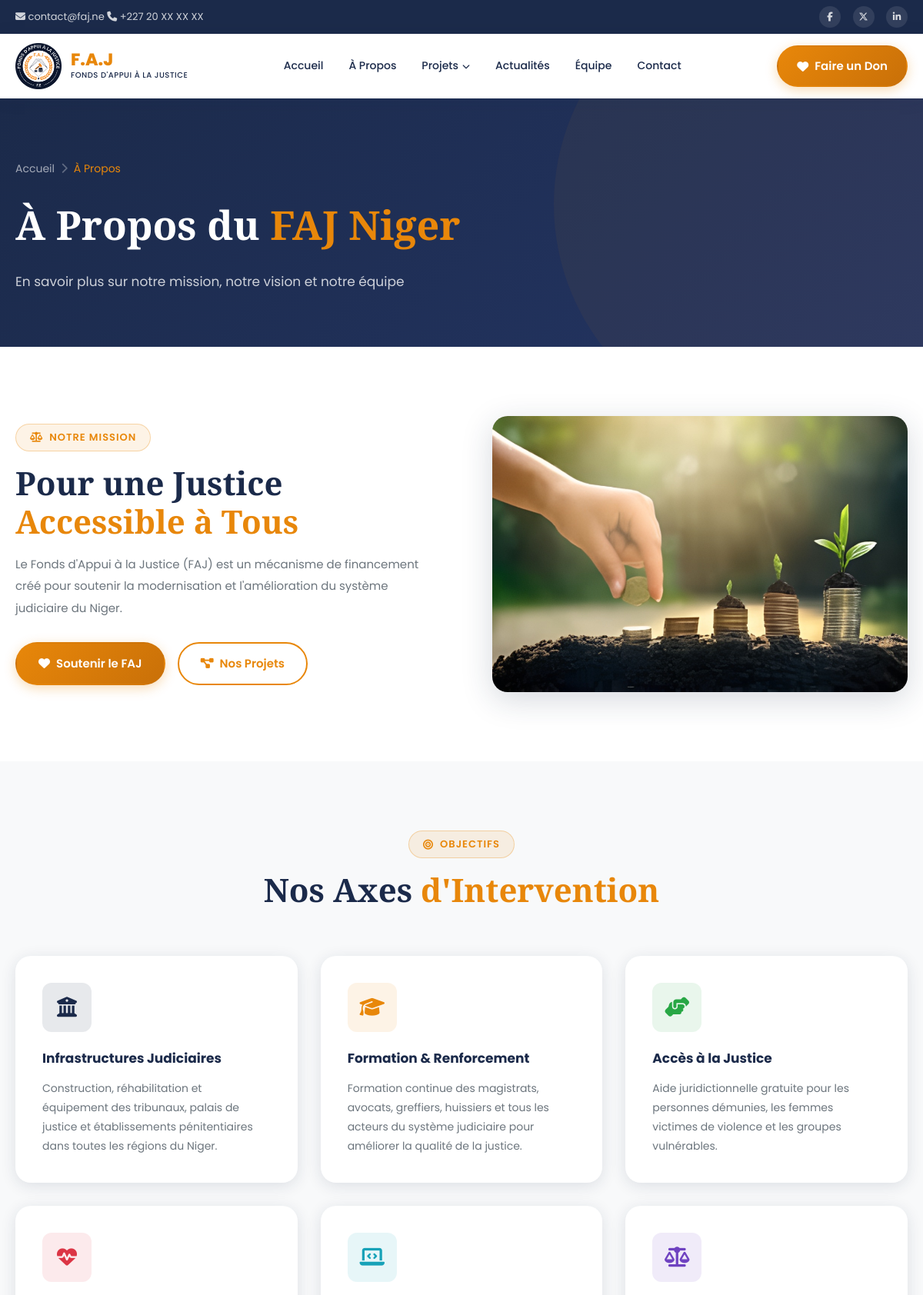
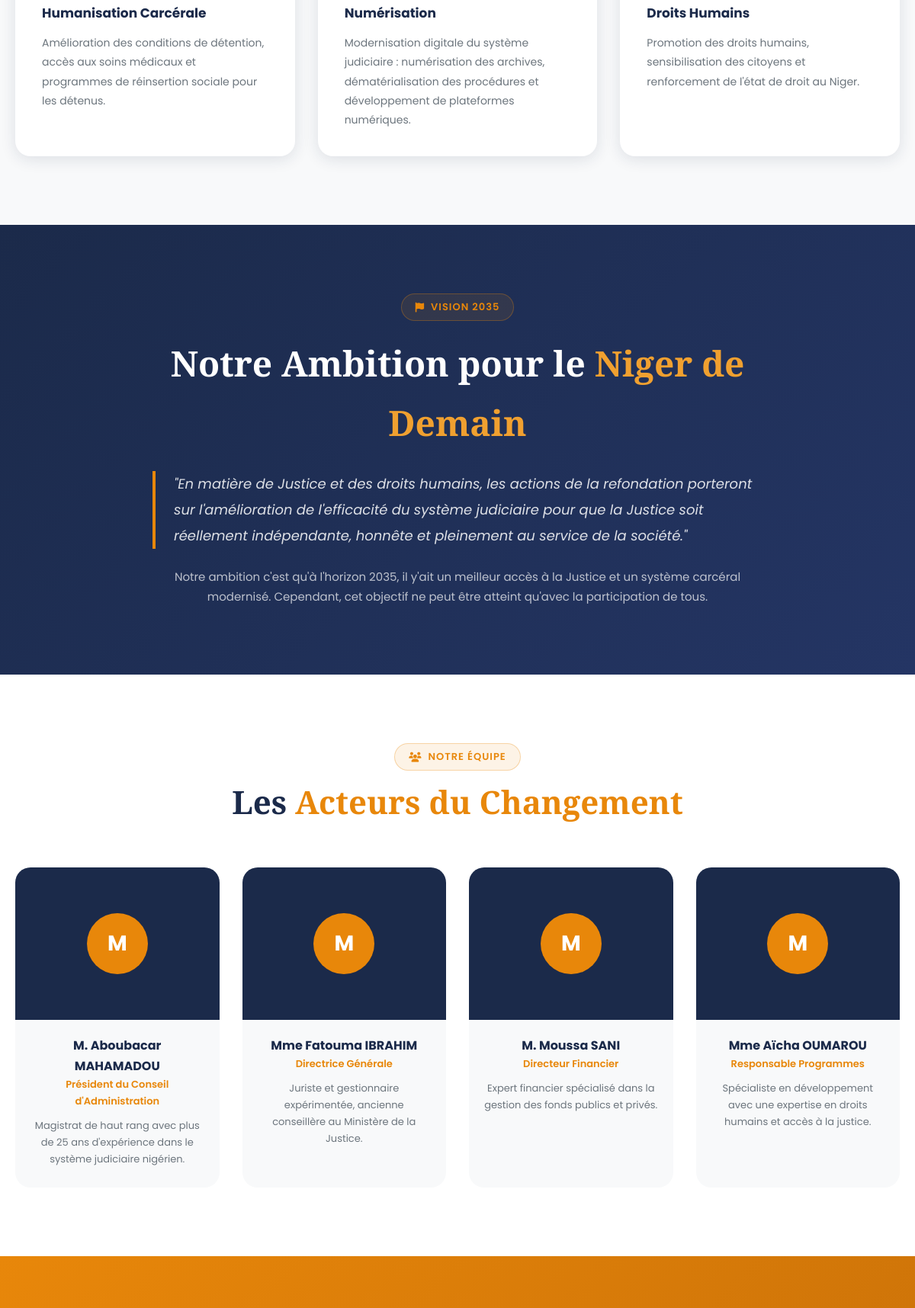
Page /pages/a-propos.php (upper part) on the committed database (2 pictures, top to bottom).
### tables this page shows
CREATE TABLE IF NOT EXISTS `equipe` (
  `id` INT AUTO_INCREMENT PRIMARY KEY,
  `nom` VARCHAR(150) NOT NULL,
  `poste` VARCHAR(150) NOT NULL,
  `biographie` TEXT DEFAULT NULL,
  `photo` VARCHAR(255) DEFAULT NULL,
  `email` VARCHAR(150) DEFAULT NULL,
  `linkedin` VARCHAR(255) DEFAULT NULL,
  `ordre` INT DEFAULT 0,
  `actif` TINYINT(1) DEFAULT 1,
  `created_at` DATETIME DEFAULT CURRENT_TIMESTAMP
);

### includes/config.php (called while the page is built, shortened)
<?php
function getDB(): PDO {
    static $pdo = null;
    if ($pdo !== null) return $pdo;
    try {
        $dsn = "mysql:host=" . DB_HOST . ";dbname=" . DB_NAME . ";charset=" . DB_CHARSET;
        $options = [
            PDO::ATTR_ERRMODE            => PDO::ERRMODE_EXCEPTION,
            PDO::ATTR_DEFAULT_FETCH_MODE => PDO::FETCH_ASSOC,
            PDO::ATTR_EMULATE_PREPARES   => false,
        ];
        $pdo = new PDO($dsn, DB_USER, DB_PASS, $options);
        return $pdo;
    } catch (PDOException $e) {
    }
}
function sanitize(mixed $input): string {
    return htmlspecialchars(strip_tags(trim((string)$input)), ENT_QUOTES | ENT_HTML5, 'UTF-8');
}
function getSiteParam(string $cle, string $default = ''): string {
    static $cache = [];
    if (isset($cache[$cle])) return $cache[$cle];
    try {
        $pdo  = getDB();
        $stmt = $pdo->prepare("SELECT valeur FROM parametres WHERE cle = ?");
        $stmt->execute([$cle]);
        $r = $stmt->fetch();
        $cache[$cle] = $r ? (string)$r['valeur'] : $default;
    } catch (Exception $e) {
        $cache[$cle] = $default;
    }
    return $cache[$cle];
}
?>

### pages/a-propos.php (the view, shortened to what this page needs)
<?php
require_once '../includes/config.php';
try {
    $pdo = getDB();
    $equipe = $pdo->query("SELECT * FROM equipe WHERE actif=1 ORDER BY ordre ASC")->fetchAll();
} catch (Exception $e) {
    $equipe = [];
}
require_once '../includes/header.php';
?>
<div class="page-hero">
    <div class="container page-hero-content">
        <div class="breadcrumb">
            <a href="<?= SITE_URL ?>/">Accueil</a>
            <span class="separator"><i class="fas fa-chevron-right"></i></span>
            <span class="current">À Propos</span>
        </div>
        <h1>À Propos du <span style="color:var(--secondary)">FAJ Niger</span></h1>
        <p>En savoir plus sur notre mission, notre vision et notre équipe</p>
    </div>
</div>
<section style="background:white; padding:90px 0;">
    <div class="container">
        <div style="display:grid; grid-template-columns:1fr 1fr; gap:80px; align-items:center;">
            <div data-aos="fade-right">
                <span class="section-tag"><i class="fas fa-balance-scale"></i> Notre Mission</span>
                <h2 class="section-title">Pour une Justice <span>Accessible à Tous</span></h2>
                <div style="color:var(--gray); line-height:1.9; font-size:15px;">
                    <?= getSiteParam('a_propos_texte', '
                    <p>Le <strong>Fonds d\'Appui à la Justice (FAJ)</strong> est un mécanisme de financement innovant créé pour soutenir la modernisation et l\'amélioration du système judiciaire du Niger.</p>
                    <p>Notre mission est de mobiliser des ressources financières auprès de la société civile, des entreprises et des partenaires internationaux pour financer des projets structurants dans le domaine de la justice.</p>
                    <p>La Justice est rendue au nom du peuple. Le peuple doit contribuer à sa modernisation. À l\'unisson, nous pouvons relever tous les défis à travers nos contributions !</p>
                    ') ?>
                </div>
                <div style="display:flex; gap:16px; margin-top:30px;">
                    <a href="<?= SITE_URL ?>/don" class="btn btn-primary">
                        <i class="fas fa-heart"></i> Soutenir le FAJ
                    </a>
                    <a href="<?= SITE_URL ?>/projets" class="btn btn-outline-primary">
                        <i class="fas fa-project-diagram"></i> Nos Projets
                    </a>
                </div>
            </div>
            <div data-aos="fade-left">
                <img src="<?= SITE_URL ?>/assets/images/hero-croissance.jpg" alt="À propos FAJ"
                     style="border-radius:var(--radius-lg); box-shadow:var(--shadow-lg); width:100%;">
            </div>
        </div>
    </div>
</section>
<section style="background:var(--light); padding:90px 0;">
    <div class="container">
        <div class="section-header centered" data-aos="fade-up">
            <span class="section-tag"><i class="fas fa-bullseye"></i> Objectifs</span>
            <h2 class="section-title">Nos Axes <span>d'Intervention</span></h2>
        </div>
        <div style="display:grid; grid-template-columns:repeat(3,1fr); gap:30px;">
            <?php
            $axes = [
                ['icon'=>'fas fa-building-columns','titre'=>'Infrastructures Judiciaires','desc'=>'Construction, réhabilitation et équipement des tribunaux, palais de justice et établissements pénitentiaires dans toutes les régions du Niger.','color'=>'#1B2A4A'],
                ['icon'=>'fas fa-graduation-cap','titre'=>'Formation & Renforcement','desc'=>'Formation continue des magistrats, avocats, greffiers, huissiers et tous les acteurs du système judiciaire pour améliorer la qualité de la justice.','color'=>'#E8870A'],
                ['icon'=>'fas fa-hands-helping','titre'=>'Accès à la Justice','desc'=>'Aide juridictionnelle gratuite pour les personnes démunies, les femmes victimes de violence et les groupes vulnérables.','color'=>'#28a745'],
                ['icon'=>'fas fa-heart-pulse','titre'=>'Humanisation Carcérale','desc'=>'Amélioration des conditions de détention, accès aux soins médicaux et programmes de réinsertion sociale pour les détenus.','color'=>'#dc3545'],
                ['icon'=>'fas fa-laptop-code','titre'=>'Numérisation','desc'=>'Modernisation digitale du système judiciaire : numérisation des archives, dématérialisation des procédures et développement de plateformes numériques.','color'=>'#17a2b8'],
                ['icon'=>'fas fa-scale-balanced','titre'=>'Droits Humains','desc'=>'Promotion des droits humains, sensibilisation des citoyens et renforcement de l\'état de droit au Niger.','color'=>'#6f42c1'],
            ];
            foreach ($axes as $i => $axe):
            ?>
            <div style="background:white; border-radius:var(--radius-lg); padding:35px; box-shadow:var(--shadow); transition:var(--transition);"
                 data-aos="fade-up" data-aos-delay="<?= $i * 80 ?>"
                 onmouseover="this.style.transform='translateY(-8px)'; this.style.boxShadow='var(--shadow-lg)'"
                 onmouseout="this.style.transform=''; this.style.boxShadow='var(--shadow)'">
                <div style="width:64px; height:64px; background:<?= $axe['color'] ?>1a; border-radius:var(--radius); display:flex; align-items:center; justify-content:center; margin-bottom:20px;">
                    <i class="<?= $axe['icon'] ?>" style="font-size:26px; color:<?= $axe['color'] ?>;"></i>
                </div>
                <h4 style="font-size:17px; font-weight:700; color:var(--primary); margin-bottom:12px;"><?= $axe['titre'] ?></h4>
                <p style="font-size:14px; color:var(--gray); line-height:1.8;"><?= $axe['desc'] ?></p>
            </div>
            <?php endforeach; ?>
        </div>
    </div>
</section>
<section style="background:linear-gradient(135deg, var(--primary) 0%, var(--primary-light) 100%); padding:90px 0; position:relative; overflow:hidden;">
    <div class="container" style="position:relative; z-index:1;">
        <div style="text-align:center; max-width:800px; margin:0 auto;" data-aos="fade-up">
            <span class="section-tag">
                <i class="fas fa-flag"></i> Vision 2035
            </span>
            <h2 style="font-family:var(--font-display); font-size:clamp(28px,4vw,46px); color:white; margin-bottom:24px;">
                Notre Ambition pour le <span style="color:var(--secondary-light)">Niger de Demain</span>
            </h2>
            <blockquote style="font-size:18px; color:rgba(255,255,255,0.85); line-height:1.9; font-style:italic; border-left:4px solid var(--secondary); padding-left:24px; text-align:left;">
                "En matière de Justice et des droits humains, les actions de la refondation porteront sur l'amélioration de l'efficacité du système judiciaire pour que la Justice soit réellement indépendante, honnête et pleinement au service de la société."
            </blockquote>
            <p style="color:rgba(255,255,255,0.7); margin-top:24px; font-size:15px;">
                Notre ambition c'est qu'à l'horizon 2035, il y'ait un meilleur accès à la Justice et un système carcéral modernisé. Cependant, cet objectif ne peut être atteint qu'avec la participation de tous.
            </p>
        </div>
    </div>
</section>
<?php if (!empty($equipe)): ?>
<section style="background:white; padding:90px 0;">
    <div class="container">
        <div class="section-header centered" data-aos="fade-up">
            <span class="section-tag"><i class="fas fa-users"></i> Notre Équipe</span>
            <h2 class="section-title">Les <span>Acteurs du Changement</span></h2>
        </div>
        <div style="display:grid; grid-template-columns:repeat(auto-fit, minmax(250px,1fr)); gap:30px;">
            <?php foreach ($equipe as $m): ?>
            <div style="background:var(--light); border-radius:var(--radius-lg); overflow:hidden; text-align:center; padding-bottom:25px;" data-aos="fade-up">
                <div style="height:200px; overflow:hidden; background:var(--primary);">
                    <?php if ($m['photo']): ?>
                    <img src="<?= UPLOADS_URL ?>/team/<?= $m['photo'] ?>" alt="<?= $m['nom'] ?>" style="width:100%; height:100%; object-fit:cover;">
                    <?php else: ?>
                    <div style="width:100%; height:100%; display:flex; align-items:center; justify-content:center;">
                        <div style="width:80px; height:80px; border-radius:50%; background:var(--secondary); display:flex; align-items:center; justify-content:center; font-size:28px; font-weight:700; color:white;">
                            <?= strtoupper(substr($m['nom'], 0, 1)) ?>
                        </div>
                    </div>
                    <?php endif; ?>
                </div>
                <div style="padding:20px 20px 0;">
                    <h4 style="font-size:16px; font-weight:700; color:var(--primary);"><?= sanitize($m['nom']) ?></h4>
                    <p style="font-size:13px; color:var(--secondary); font-weight:600; margin-bottom:10px;"><?= sanitize($m['poste']) ?></p>
                    <?php if ($m['biographie']): ?>
                    <p style="font-size:13px; color:var(--gray); line-height:1.7;"><?= sanitize($m['biographie']) ?></p>
                    <?php endif; ?>
                </div>
            </div>
            <?php endforeach; ?>
        </div>
    </div>
</section>
<?php endif; ?>
<section class="cta-band">
</section>
<?php require_once '../includes/footer.php'; ?>

### includes/header.php (shortened to what this page needs)
<?php
require_once __DIR__ . '/config.php';
$site_nom    = getSiteParam('site_nom',    'Fonds d\'Appui à la Justice');
$site_slogan = getSiteParam('site_slogan', 'Ensemble pour une Justice accessible à tous');
$current_path = parse_url($_SERVER['REQUEST_URI'], PHP_URL_PATH);
$current_path = strtok($current_path, '?');
function isActive(string $path): string {
    global $current_path;
    return ($current_path === $path || strpos($current_path, $path) === 0) ? 'active' : '';
}
?>
<!DOCTYPE html>
<html lang="fr">
<head>
    <meta name="description" content="<?= getSiteParam('site_description', 'Fonds d\'Appui à la Justice du Niger') ?>">
    <link rel="stylesheet" href="https://cdnjs.cloudflare.com/ajax/libs/font-awesome/6.5.0/css/all.min.css">
    <link rel="stylesheet" href="https://cdnjs.cloudflare.com/ajax/libs/aos/2.3.4/aos.css">
    <link rel="stylesheet" href="https://cdn.jsdelivr.net/npm/swiper@11/swiper-bundle.min.css">
    <link rel="stylesheet" href="<?= SITE_URL ?>/assets/css/style.css">
</head>
<body>
<div class="topbar">
    <div class="container">
        <div class="topbar-left">
            <a href="mailto:<?= getSiteParam('site_email', 'contact@faj.ne') ?>">
                <i class="fas fa-envelope"></i>
                <?= getSiteParam('site_email', 'contact@faj.ne') ?>
            </a>
            <a href="tel:<?= preg_replace('/\s/', '', getSiteParam('site_telephone', '')) ?>">
                <i class="fas fa-phone"></i>
                <?= getSiteParam('site_telephone', '+227 20 XX XX XX') ?>
            </a>
        </div>
        <div class="topbar-right">
            <?php $fb = getSiteParam('site_facebook'); if ($fb): ?>
            <a href="<?= htmlspecialchars($fb) ?>" target="_blank" rel="noopener noreferrer" aria-label="Facebook">
                <i class="fab fa-facebook-f"></i>
            </a>
            <?php endif; ?>
            <?php $tw = getSiteParam('site_twitter'); if ($tw): ?>
            <a href="<?= htmlspecialchars($tw) ?>" target="_blank" rel="noopener noreferrer" aria-label="Twitter/X">
                <i class="fab fa-x-twitter"></i>
            </a>
            <?php endif; ?>
            <?php $li = getSiteParam('site_linkedin'); if ($li): ?>
            <a href="<?= htmlspecialchars($li) ?>" target="_blank" rel="noopener noreferrer" aria-label="LinkedIn">
                <i class="fab fa-linkedin-in"></i>
            </a>
            <?php endif; ?>
            <?php $yt = getSiteParam('site_youtube'); if ($yt): ?>
            <a href="<?= htmlspecialchars($yt) ?>" target="_blank" rel="noopener noreferrer" aria-label="YouTube">
                <i class="fab fa-youtube"></i>
            </a>
            <?php endif; ?>
        </div>
    </div>
</div>
<header class="header" id="header">
    <div class="container">
        <div class="navbar">
            <a href="<?= SITE_URL ?>/" class="navbar-brand">
                <img src="<?= SITE_URL ?>/assets/images/logo-faj.png" alt="FAJ Niger Logo" class="logo">
                <div class="logo-text">
                    <span class="logo-title">F.A.J</span>
                    <span class="logo-subtitle">Fonds d'Appui à la Justice</span>
                </div>
            </a>
            <nav class="navbar-nav" id="mainNav">
                <ul class="nav-list">
                    <li class="nav-item">
                        <a href="<?= SITE_URL ?>/" class="nav-link <?= isActive('/') === 'active' && $current_path === '/' ? 'active' : '' ?>">
                            Accueil
                        </a>
                    </li>
                    <li class="nav-item">
                        <a href="<?= SITE_URL ?>/a-propos" class="nav-link <?= isActive('/a-propos') ?>">
                            À Propos
                        </a>
                    </li>
                    <li class="nav-item dropdown">
                        <a href="<?= SITE_URL ?>/projets" class="nav-link <?= isActive('/projets') ?>">
                            Projets <i class="fas fa-chevron-down fa-xs"></i>
                        </a>
                    </li>
                    <li class="nav-item">
                        <a href="<?= SITE_URL ?>/actualites" class="nav-link <?= isActive('/actualites') ?>">
                            Actualités
                        </a>
                    </li>
                    <li class="nav-item">
                        <a href="<?= SITE_URL ?>/equipe" class="nav-link <?= isActive('/equipe') ?>">
                            Équipe
                        </a>
                    </li>
                    <li class="nav-item">
                        <a href="<?= SITE_URL ?>/contact" class="nav-link <?= isActive('/contact') ?>">
                            Contact
                        </a>
                    </li>
                </ul>
            </nav>
            <div class="navbar-cta">
                <a href="<?= SITE_URL ?>/don" class="btn btn-primary btn-donate">
                    <i class="fas fa-heart"></i>
                    <span>Faire un Don</span>
                </a>
            </div>
        </div>
    </div>
</header>

### includes/footer.php (shortened to what this page needs)
<?php require_once __DIR__ . '/config.php'; ?>
</body>
</html>

### rows in the picture
equipe: nom "M", nom "M. Aboubacar MAHAMADOU", poste "Président du Conseil d'Administration", biographie "Magistrat de haut rang avec plus de 25 ans d'expérience dans le système judiciaire nigérien."
equipe: nom "M", nom "Mme Fatouma IBRAHIM", poste "Directrice Générale", biographie "Juriste et gestionnaire expérimentée, ancienne conseillère au Ministère de la Justice."
equipe: nom "M", nom "M. Moussa SANI", poste "Directeur Financier", biographie "Expert financier spécialisé dans la gestion des fonds publics et privés."
equipe: nom "M", nom "Mme Aïcha OUMAROU", poste "Responsable Programmes", biographie "Spécialiste en développement avec une expertise en droits humains et accès à la justice."

### other values in the picture
getSiteParam('site_email', 'contact@faj.ne') "contact@faj.ne"
getSiteParam('site_telephone', '+227 20 XX XX XX') "+227 20 XX XX XX"
$axe['titre'] "Infrastructures Judiciaires"
$axe['desc'] "Construction, réhabilitation et équipement des tribunaux, palais de justice et établissements pénitentiaires dans toutes les régions du Niger."
$axe['titre'] "Formation & Renforcement"
$axe['desc'] "Formation continue des magistrats, avocats, greffiers, huissiers et tous les acteurs du système judiciaire pour améliorer la qualité de la justice."
$axe['titre'] "Accès à la Justice"
$axe['desc'] "Aide juridictionnelle gratuite pour les personnes démunies, les femmes victimes de violence et les groupes vulnérables."
$axe['titre'] "Humanisation Carcérale"
$axe['desc'] "Amélioration des conditions de détention, accès aux soins médicaux et programmes de réinsertion sociale pour les détenus."
$axe['titre'] "Numérisation"
$axe['desc'] "Modernisation digitale du système judiciaire : numérisation des archives, dématérialisation des procédures et développement de plateformes numériques."
$axe['titre'] "Droits Humains"
$axe['desc'] "Promotion des droits humains, sensibilisation des citoyens et renforcement de l'état de droit au Niger."
